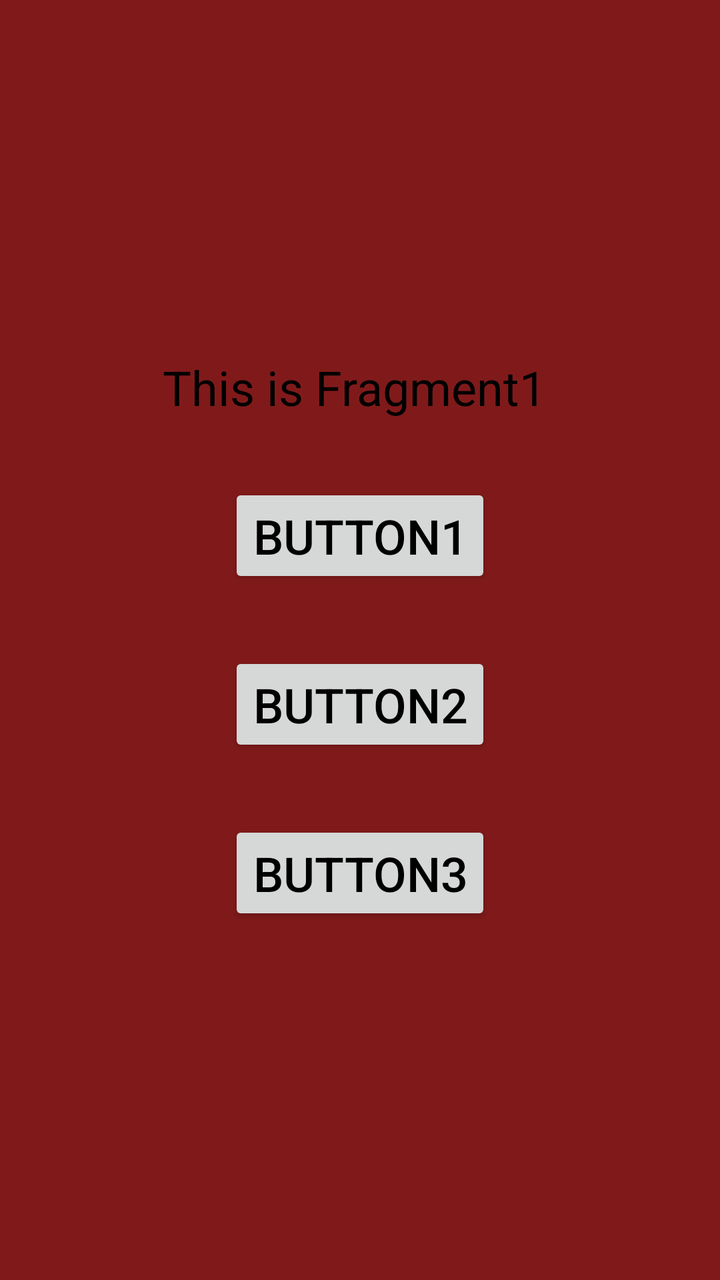
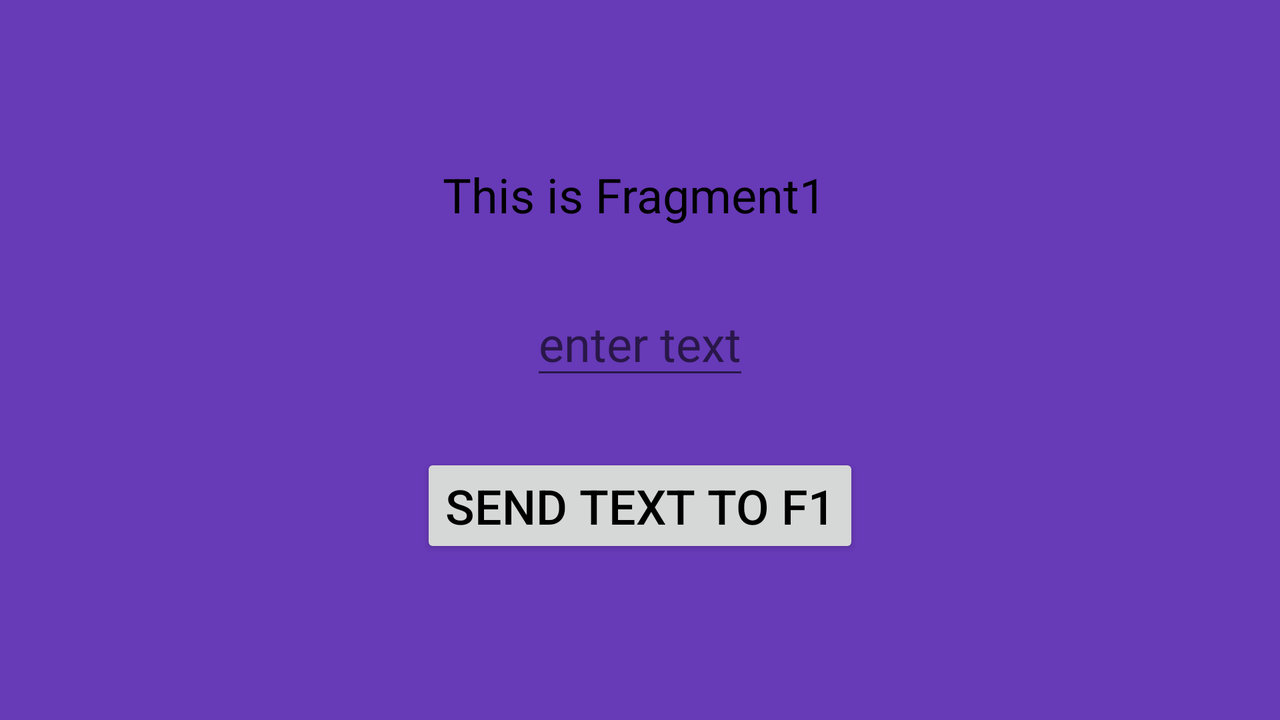

First picture: res/layout/ on a phone held upright. Second picture: the repository's own variant of that layout, on a device whose configuration matches the variant's folder. Source for both follows.
<!-- AndroidManifest.xml: application theme Theme.Android_hws -->
<!-- res/layout/fragment_1.xml -->
<?xml version="1.0" encoding="utf-8"?>
<androidx.constraintlayout.widget.ConstraintLayout xmlns:android="http://schemas.android.com/apk/res/android"
    android:layout_width="match_parent"
    android:layout_height="match_parent"
    xmlns:app="http://schemas.android.com/apk/res-auto"
    android:background="#801A1A">

    <androidx.appcompat.widget.AppCompatTextView
        android:id="@+id/txt"
        android:layout_width="wrap_content"
        android:layout_height="wrap_content"
        android:text="This is Fragment1 "
        android:layout_margin="16dp"
        android:textSize="24sp"
        app:layout_constraintVertical_chainStyle="packed"
        android:textColor="@color/black"
        app:layout_constraintStart_toStartOf="parent"
        app:layout_constraintEnd_toEndOf="parent"
        app:layout_constraintTop_toTopOf="parent"
        app:layout_constraintBottom_toTopOf="@id/btn_1" />

    <androidx.appcompat.widget.AppCompatButton
        android:id="@+id/btn_1"
        android:layout_width="wrap_content"
        android:layout_height="wrap_content"
        android:text="Button1"
        android:layout_margin="16dp"
        android:textSize="24sp"
        android:textColor="@color/black"
        app:layout_constraintStart_toStartOf="parent"
        app:layout_constraintTop_toBottomOf="@id/txt"
        app:layout_constraintEnd_toEndOf="parent"
        app:layout_constraintBottom_toTopOf="@id/btn_2" />

    <androidx.appcompat.widget.AppCompatButton
        android:id="@+id/btn_2"
        android:layout_margin="16dp"
        android:layout_width="wrap_content"
        android:layout_height="wrap_content"
        android:text="Button2"
        android:textSize="24sp"
        android:textColor="@color/black"
        app:layout_constraintStart_toStartOf="parent"
        app:layout_constraintEnd_toEndOf="parent"
        app:layout_constraintTop_toBottomOf="@+id/btn_1"
        app:layout_constraintBottom_toTopOf="@id/btn_3" />

    <androidx.appcompat.widget.AppCompatButton
        android:id="@+id/btn_3"
        android:layout_margin="16dp"
        android:layout_width="wrap_content"
        android:layout_height="wrap_content"
        android:text="Button3"
        android:textSize="24sp"
        android:textColor="@color/black"
        app:layout_constraintStart_toStartOf="parent"
        app:layout_constraintEnd_toEndOf="parent"
        app:layout_constraintTop_toBottomOf="@+id/btn_2"
        app:layout_constraintBottom_toBottomOf="parent" />

</androidx.constraintlayout.widget.ConstraintLayout>
<!-- resources referenced by this layout -->
<resources>
  <style name="Theme.Android_hws" parent="Theme.MaterialComponents.DayNight.DarkActionBar">
          
          <item name="colorPrimary">@color/purple_500</item>
          <item name="colorPrimaryVariant">@color/purple_700</item>
          <item name="colorOnPrimary">@color/white</item>
          
          <item name="colorSecondary">@color/teal_200</item>
          <item name="colorSecondaryVariant">@color/teal_700</item>
          <item name="colorOnSecondary">@color/black</item>
          
          <item name="android:statusBarColor" tools:targetApi="l">?attr/colorPrimaryVariant</item>
          
      </style>
</resources>
<!-- res/layout-land/fragment_1.xml (the repository's variant of the layout above) -->
<!-- drawn on the phone turned sideways -->
<?xml version="1.0" encoding="utf-8"?>
<androidx.constraintlayout.widget.ConstraintLayout xmlns:android="http://schemas.android.com/apk/res/android"
    android:layout_width="match_parent"
    android:layout_height="match_parent"
    xmlns:app="http://schemas.android.com/apk/res-auto"
    android:background="#673AB7">

    <androidx.appcompat.widget.AppCompatTextView
        android:id="@+id/txt_1"
        android:layout_width="wrap_content"
        android:layout_height="wrap_content"
        android:text="This is Fragment1 "
        android:layout_margin="16dp"
        android:textSize="24sp"
        app:layout_constraintVertical_chainStyle="packed"
        android:textColor="@color/black"
        app:layout_constraintStart_toStartOf="parent"
        app:layout_constraintEnd_toEndOf="parent"
        app:layout_constraintTop_toTopOf="parent"
        app:layout_constraintBottom_toTopOf="@id/edit_1" />

    <androidx.appcompat.widget.AppCompatEditText
        android:id="@+id/edit_1"
        android:layout_width="wrap_content"
        android:layout_height="wrap_content"
        android:hint="enter text"
        android:layout_margin="16dp"
        android:textSize="24sp"
        android:textColor="@color/black"
        app:layout_constraintStart_toStartOf="parent"
        app:layout_constraintTop_toBottomOf="@id/txt_1"
        app:layout_constraintEnd_toEndOf="parent"
        app:layout_constraintBottom_toTopOf="@id/btn_1" />

    <androidx.appcompat.widget.AppCompatButton
        android:id="@+id/btn_1"
        android:layout_margin="16dp"
        android:layout_width="wrap_content"
        android:layout_height="wrap_content"
        android:text="send text to F1"
        android:textSize="24sp"
        android:textColor="@color/black"
        app:layout_constraintStart_toStartOf="parent"
        app:layout_constraintEnd_toEndOf="parent"
        app:layout_constraintTop_toBottomOf="@id/edit_1"
        app:layout_constraintBottom_toBottomOf="parent" />

   </androidx.constraintlayout.widget.ConstraintLayout>
